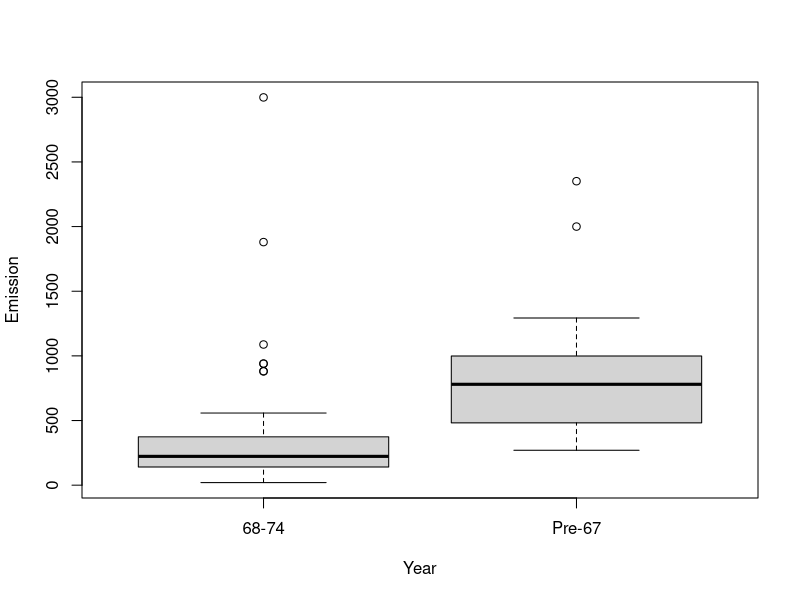
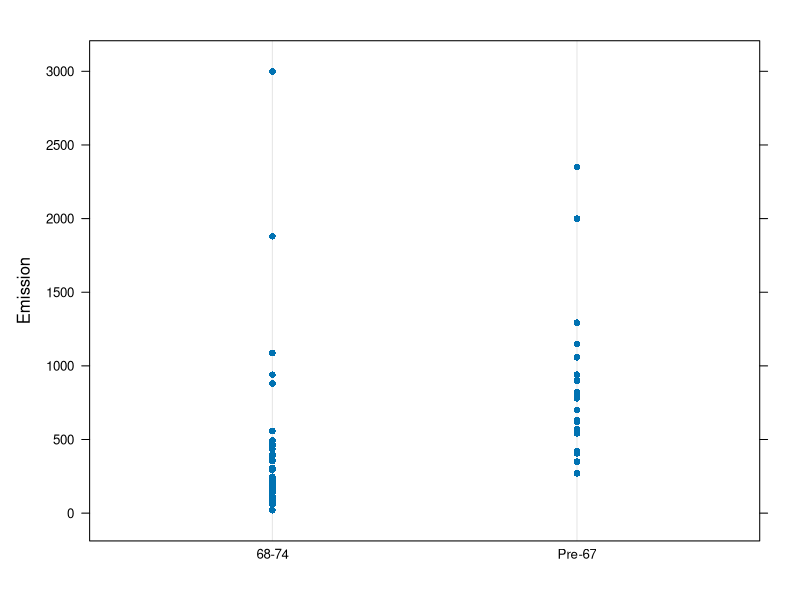
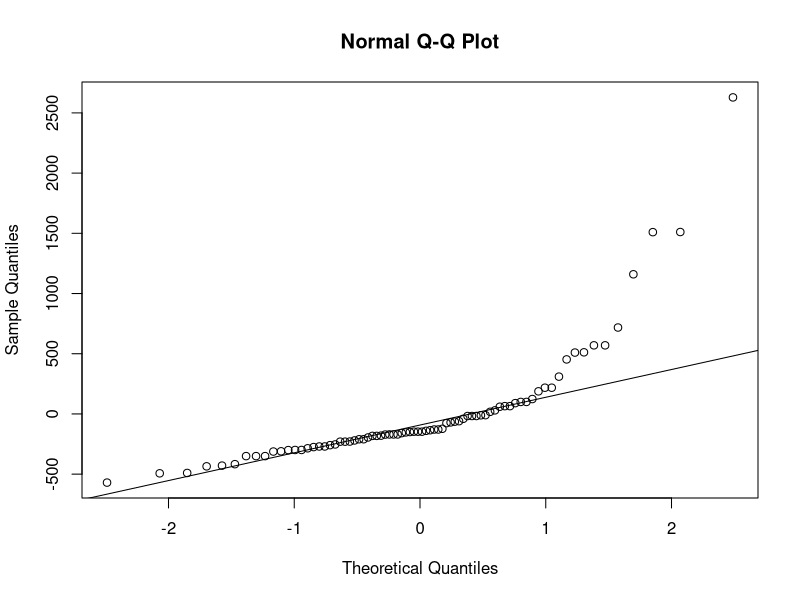
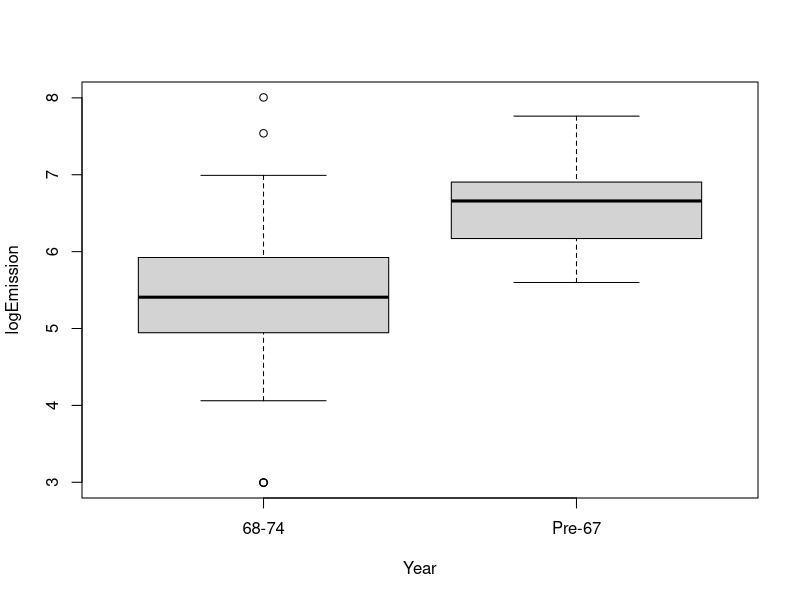
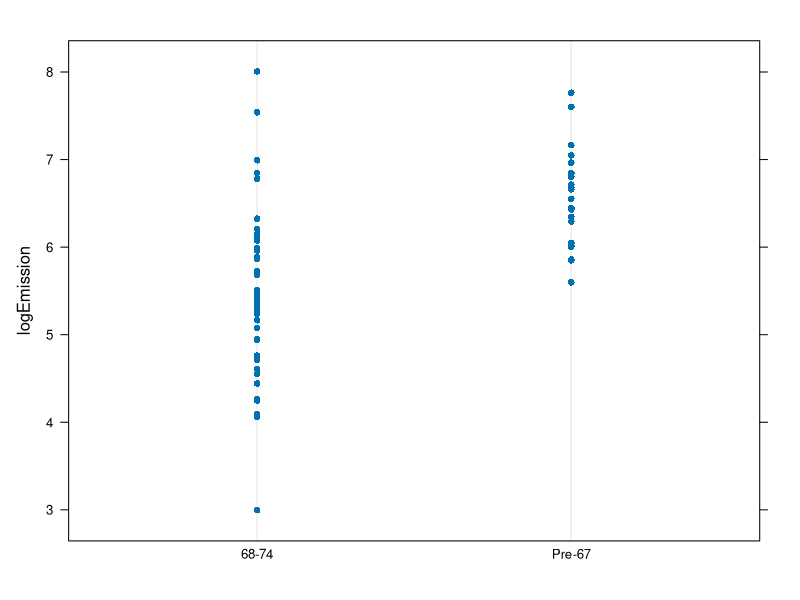
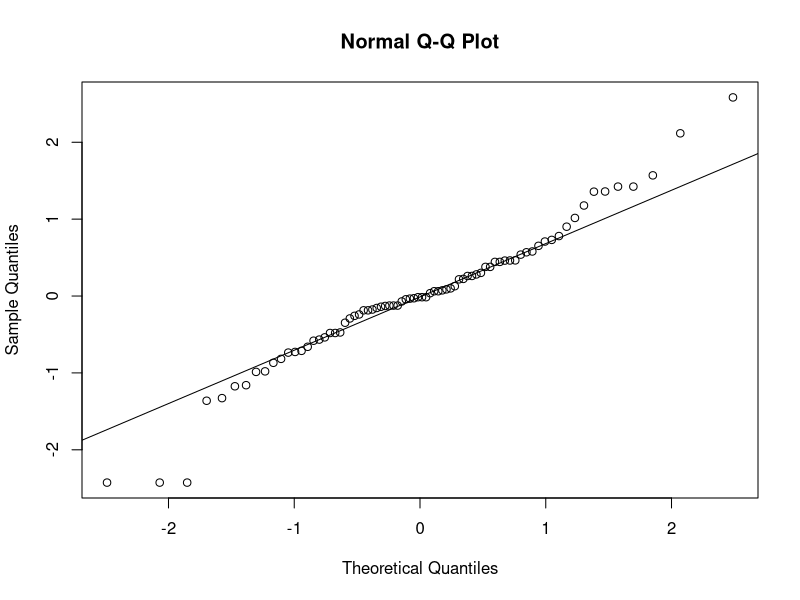
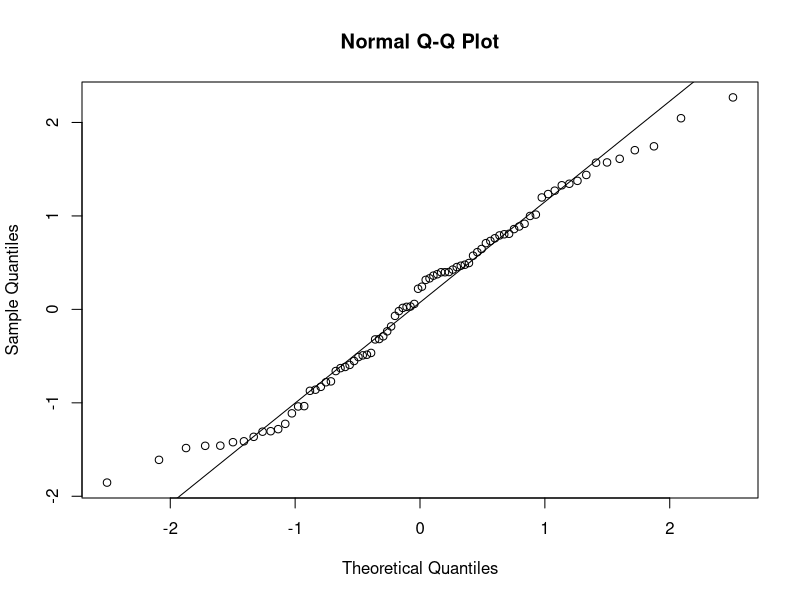

Here is the R script that generated these plots, in order:
# Notes from 9/25/2018
# Example of emissions data
# Response: Hydrocarbon emission(ppm)@ idlingspeed
# Explanatory: yr of manufacture
# (pre-1967, 1968-1974)

# Read in the data
emissions <- read.table(text = "
Year Emission
Pre-67 2351
Pre-67 1293
Pre-67 541
Pre-67 1058
Pre-67 411
Pre-67 570
Pre-67 800
Pre-67 630
Pre-67 905
Pre-67 347
Pre-67 620
Pre-67 940
Pre-67 350
Pre-67 700
Pre-67 1150
Pre-67 2000
Pre-67 823
Pre-67 1058
Pre-67 423
Pre-67 900
Pre-67 405
Pre-67 780
Pre-67 270
68-74 1088
68-74 388
68-74 111
68-74 558
68-74 294
68-74 211
68-74 460
68-74 470
68-74 353
68-74 71
68-74 241
68-74 2999
68-74 199
68-74 188
68-74 353
68-74 117
68-74 141
68-74 359
68-74 247
68-74 940
68-74 882
68-74 494
68-74 306
68-74 200
68-74 100
68-74 300
68-74 223
68-74 190
68-74 140
68-74 880
68-74 200
68-74 223
68-74 188
68-74 435
68-74 940
68-74 241
68-74 140
68-74 160
68-74 20
68-74 20
68-74 223
68-74 60
68-74 20
68-74 95
68-74 360
68-74 70
68-74 220
68-74 400
68-74 58
68-74 235
68-74 217
68-74 1880
68-74 200
68-74 175
68-74 85", sep="", header=TRUE)
# Check data
head(emissions)
tail(emissions)
str(emissions)

# Look at data
boxplot(Emission~Year, data=emissions)
library(lattice)
dotplot(Emission~Year, data=emissions)

# Calculate summary statistics
aggregate(Emission~Year, data=emissions, FUN=mean)
aggregate(Emission~Year, data=emissions, FUN=sd)
aggregate(Emission~Year, data=emissions, FUN=length)

# t-test
t.test(Emission~Year, data=emissions, var.equal=TRUE)

# Check assumptions
emissions$resids <-resid(aov(Emission~Year, data=emissions))

# Make qqplot
qqnorm(emissions$resids)
qqline(emissions$resids)

# transform the response
emissions$logEmission <- log(emissions$Emission)
boxplot(logEmission~Year, data=emissions)
dotplot(logEmission~Year, data=emissions)

# Calculate summary statistics
aggregate(logEmission~Year, data=emissions, FUN=mean)
aggregate(logEmission~Year, data=emissions, FUN=sd)
aggregate(logEmission~Year, data=emissions, FUN=length)

# t-test
t.test(logEmission~Year, data=emissions, var.equal=TRUE)

# Check assumptions
emissions$resids2 <-resid(aov(logEmission~Year, data=emissions))

# Make qqplot
qqnorm(emissions$resids2)
qqline(emissions$resids2)

# SImulate normal data
set.seed(40)
y <- rnorm(82)
qqnorm(y)
qqline(y)